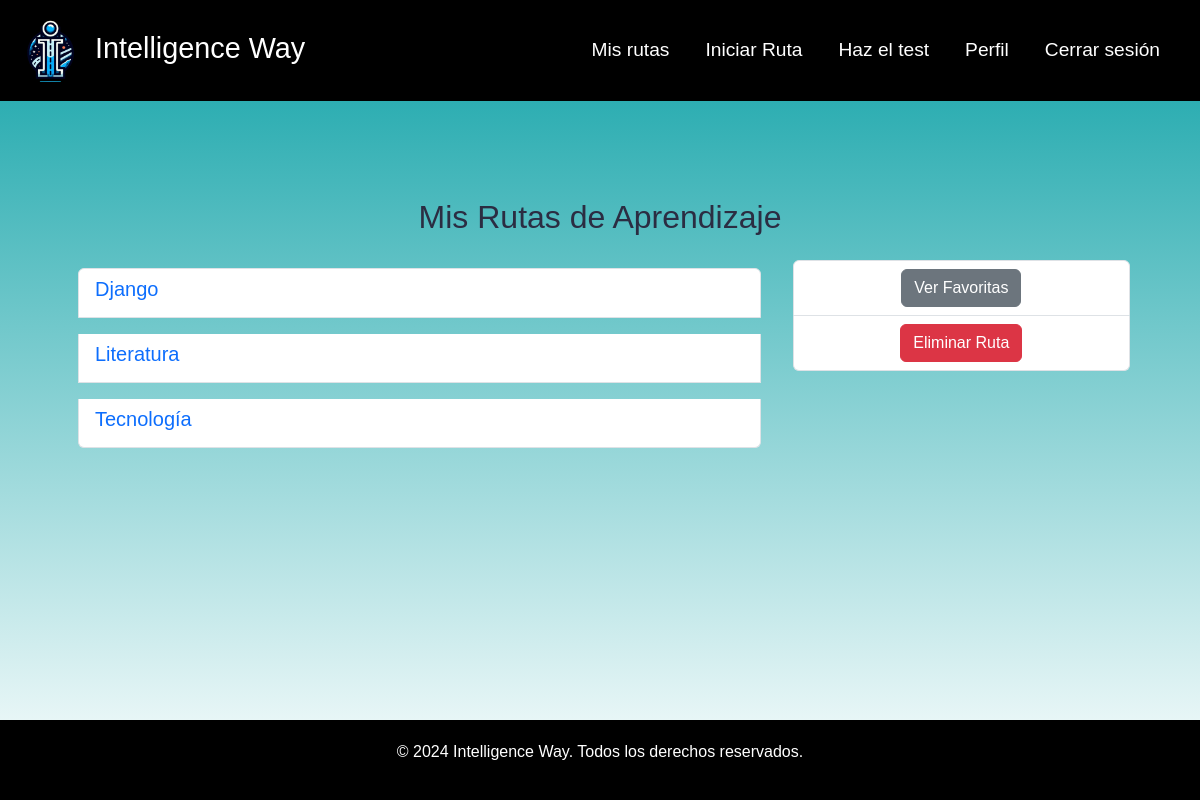
Page /route/my-routes/ (signed in) on the earlier database version.
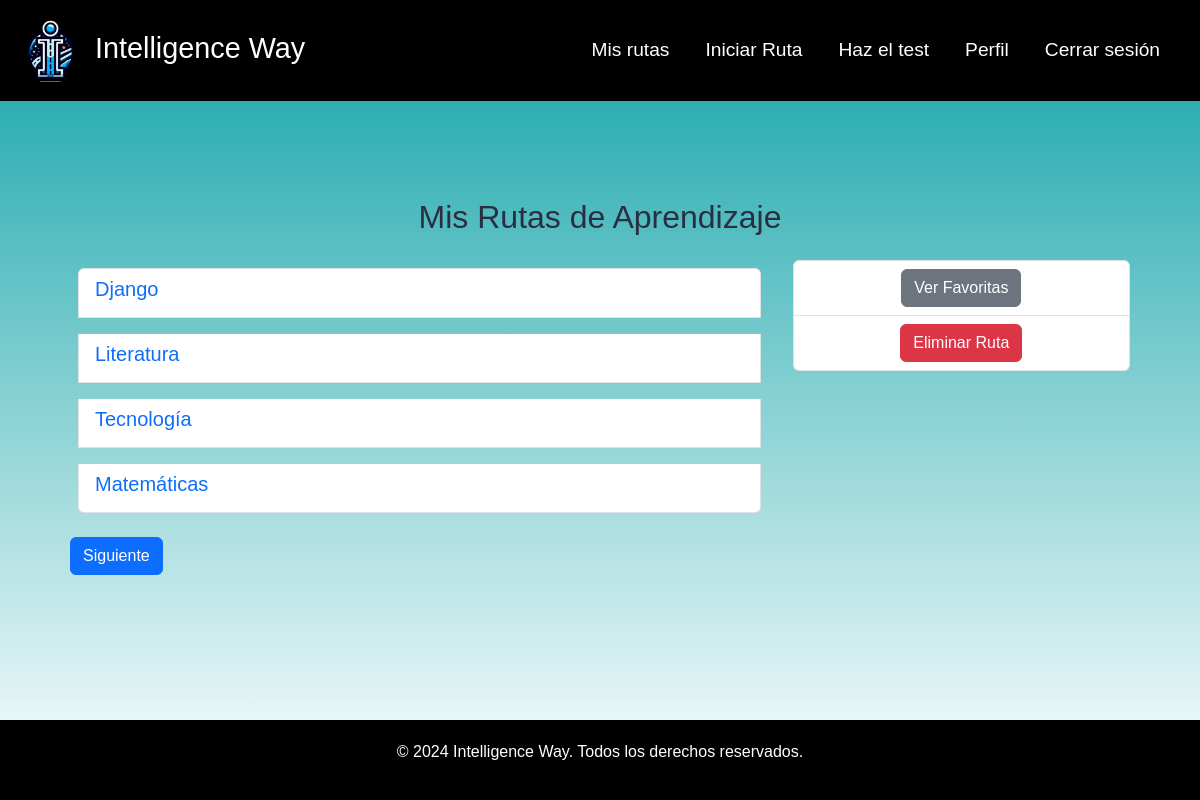
Same page on the later database version.
### route/models.py (models this page shows, shortened)
class RutaAprendizaje(models.Model):
    title = models.CharField(max_length=100)
    description = models.TextField(max_length=255)
    usuario = models.ForeignKey(User, on_delete=models.CASCADE)
    contenidos = models.ManyToManyField(Contenido, through='ProgresoContenido', related_name='rutas')
    completado = models.BooleanField(default=False)

### route/views.py (the view)
# urls.py: path('my-routes/', views.MyRoutes.as_view(), name='my_routes'),
class MyRoutes(ListView):
    model = RutaAprendizaje
    template_name = 'my_routes.html'  # Change this to the path to your template
    context_object_name = 'routes'
    paginate_by = 4  # Number of routes per page
    def get_queryset(self):
        return RutaAprendizaje.objects.filter(usuario=self.request.user)  # Make sure to filter by user

### route/templates/my_routes.html (shortened to what this page needs)
{% extends "base.html" %}
{% block content %}
    <div class="container mt-5">
        <h2 class="text-center mb-4">Mis Rutas de Aprendizaje</h2>
        {% if page_obj %}
            <div class="row">
                <div class="col-md-8">
                    <ul class="list-group">
                        {% for route in page_obj %}
                            <li class="list-group-item d-flex justify-content-between align-items-center m-2">
                                <h5>
                                    <a href="{% url 'ruta_detail' route.id %}" class="text-decoration-none">{{ route.title }}</a>
                                </h5>
                            </li>
                        {% endfor %}
                    </ul>
                </div>
                <div class="col-md-4">
                    <div class="list-group">
                        <div class="list-group-item text-center">
                            <a class="btn btn-secondary" href="{% url 'ruta_favoritas' %}">Ver Favoritas</a>
                        </div>
                        <div class="list-group-item text-center">
                            <a class="btn btn-danger" href="{% url 'ruta_eliminar' %}">Eliminar Ruta</a>
                        </div>
                    </div>
                </div>
            </div>
            <div class="d-flex justify-content-between mt-3">
                {% if page_obj.has_next %}
                    <a class="btn btn-primary" href="?page={{ page_obj.next_page_number }}">Siguiente</a>
                {% endif %}
            </div>
        {% else %}
            <div class="alert alert-info text-center mt-4" role="alert">
                <p>No tienes rutas de aprendizaje aún.</p>
                <a class="btn btn-success" href="{% url 'crear_ruta' %}">Crear una Ruta de Aprendizaje</a>
            </div>
        {% endif %}
    </div>
{% endblock %}

Differences in the rows shown:
added RutaAprendizaje: title "Matemáticas"
Other differences:
text now shown: "Siguiente"
